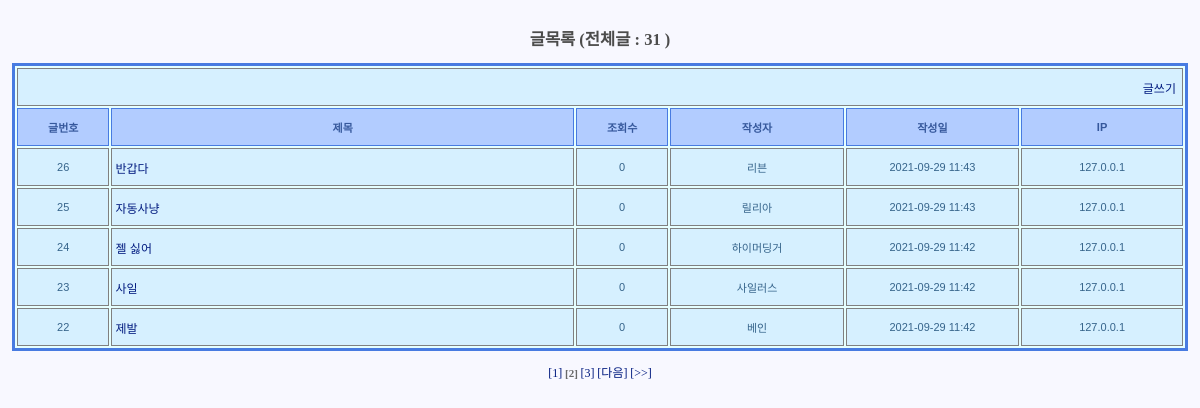
Page /board/boardlist?pagenum=2 on the committed database.
### board/models.py (models this page shows)
class Board(models.Model):
    num = models.IntegerField(verbose_name="글번호", null=False, unique=True) # 글번호
    writer = models.CharField(verbose_name="작성자", null=False, max_length=30) # 작성자
    subject = models.CharField(verbose_name="제목",null=False,max_length=100) # 제목
    passwd = models.CharField(verbose_name="비밀번호",null=False,max_length=20)# 비밀번호
    content = models.CharField(verbose_name= "내용",null=False, max_length=2000)# 내용
    readcount=models.IntegerField(verbose_name="조회수", default=0 ) # 조회수
    ref = models.IntegerField(verbose_name="그룹화아이디") # 그룹화아이디
    restep = models.IntegerField(verbose_name="글순서") # 글순서
    relevel = models.IntegerField(verbose_name = "글레벨") # 글레벨
    regdate = models.DateTimeField(auto_now_add=True, verbose_name="작성일", blank=True) # 작성일
    ip = models.CharField(verbose_name="IP", max_length=20)# IP

### board/views.py (the view)
# urls.py: path("boardlist",views.boardlist,name="boardlist"),
def boardlist(request):
    template = loader.get_template("boardlist.html");
    count = Board.objects.all().count()
    pagenum = request.GET.get("pagenum")
    if not pagenum :
        pagenum = "1"
    pagenum = int(pagenum)
    start = (pagenum -1) * int(PAGE_SIZE)          #( 3-1 )*10+1       20
    end = start + int(PAGE_SIZE)                          # 20 + 10             30
    if end > count :
        end = count
    dtos = Board.objects.order_by("-ref","restep")[start:end]
    number = count - (pagenum-1)*int(PAGE_SIZE)         # 50 - (2-1) *10
    startpage = pagenum // PAGE_BLOCK * PAGE_BLOCK + 1  # 15//10*10+1 = 11
    if pagenum % PAGE_BLOCK == 0 :
        startpage -= PAGE_BLOCK
    endpage = startpage + PAGE_BLOCK - 1        # 11 + 10 - 1
    pagecount = count // PAGE_SIZE
    if count % PAGE_SIZE > 0 :
        pagecount += 1
    if endpage > pagecount :
        endpage = pagecount
    pages = range(startpage, endpage+1)
    context = {
        "count" : count,
        "dtos" : dtos,
        "pagenum":pagenum,
        "number" : number,
        "startpage" : startpage,
        "endpage" : endpage,
        "pageblock" : PAGE_BLOCK,
        "pagecount" : pagecount,
        "pages" : pages,
        }
    return HttpResponse(template.render(context,request))

### board/templates/boardlist.html (shortened to what this page needs)
{% load static %}
{% load mathfilters %}
<!DOCTYPE html>
<html>
	<head>
		<link rel="stylesheet" type="text/css" href="{% static 'style_board.css'%}">
	</head>
	<body>
		<h2> 글목록 (전체글 : {{count}} ) </h2>
		<table>
			<tr>
				<td colspan="6" align="right">
					<a href="writepro">글쓰기</a>&nbsp;
				</td>
			</tr>
			<tr>
				<th style="width:8%"> 글번호 </th>
				<th style="width:40%"> 제목 </th>
				<th style="width:8%"> 조회수 </th>
				<th style="width:15%"> 작성자 </th>
				<th style="width:15%"> 작성일 </th>
				<th style="width:15%"> IP </th>
			</tr>
			{% if count > 0 %}
				{% for dto in dtos %}
					<tr>
						<td align="center">
							{{number|sub:forloop.counter0}}
						</td>
						<td>
							{%if dto.readcount != -1 %}
								<a href="detail?num={{dto.num}}&pagenum={{pagenum}}&number={{number|sub:forloop.counter0}}">
									{{dto.subject}}
								</a>
							{% endif %}
						</td>
						<td align="center">
							{% if dto.readcount != -1%}
								{{dto.readcount}}
							{% endif %}
						</td>
						<td align="center">
							{{dto.writer}}
						</td>
						<td align="center">
							{{dto.regdate|date:"Y-m-d H:i"}}
						</td>
						<td align="center">
							{{dto.ip}}
						</td>
					</tr>
				{% endfor %}
			{% endif %}
		</table>
		<br>
		{% for page in pages %}
			{% if page == pagenum %}
		 		<b>[{{page}}]</b>
		 	{% endif %}
		 	{% if page != pagenum %}
		 		<a href="boardlist?pagenum={{page}}">[{{page}}]</a>
		 	{% endif %}
		{% endfor %}
		{% if endpage < pagecount %}
			<a href="boardlist?pagenum={{startpage|add:pageblock}}">[다음]</a>
			<a href="boardlist?pagenum={{pagecount}}">[>>]</a>
		{% endif %}
	</body>
</html>

### board/static/style_board.css (style rules this page uses)
h1,h2,h3,h4,h5,h6 { color: #4C4C4C; }
a { text-decoration: none; font-size:12px; color : #001A7F; }
body { text-align: center; background-color : #F8F8FF; font-size:11px; font-family:verdana; color: #696969; padding:4px; }
table { text-align: left; border: 3px solid #487BE1; background-color: #E6FFFF; font-family: Arial, Helvetica, sans-serif; font-size:12px; margin: auto; }
th { text-align: center; background-color: #B2CCFF; color : #36589C; font-size : 11px; border : 1px solid #487BE1; margin : 0px; padding : 3px; height: 30px; width: 100px; }
td { background-color: #D6F0FF; color : #36648B; font-size : 11px; border : 1px solid gray; margin : 0px; padding : 3px; height: 30px; width: 300px; }

### rows in the picture
Board: counter0 "26", subject "반갑다", readcount "0", writer "리븐", regdate "2021-09-29 11:43", ip "127.0.0.1"
Board: counter0 "25", subject "자동사냥", readcount "0", writer "릴리아", regdate "2021-09-29 11:43", ip "127.0.0.1"
Board: counter0 "24", subject "젤 싫어", readcount "0", writer "하이머딩거", regdate "2021-09-29 11:42", ip "127.0.0.1"
Board: counter0 "23", subject "사일", readcount "0", writer "사일러스", regdate "2021-09-29 11:42", ip "127.0.0.1"
Board: counter0 "22", subject "제발", readcount "0", writer "베인", regdate "2021-09-29 11:42", ip "127.0.0.1"

### other values in the picture
{{ count }} "31"
{{ page }} "1" "3"
{{ page }} "2"
